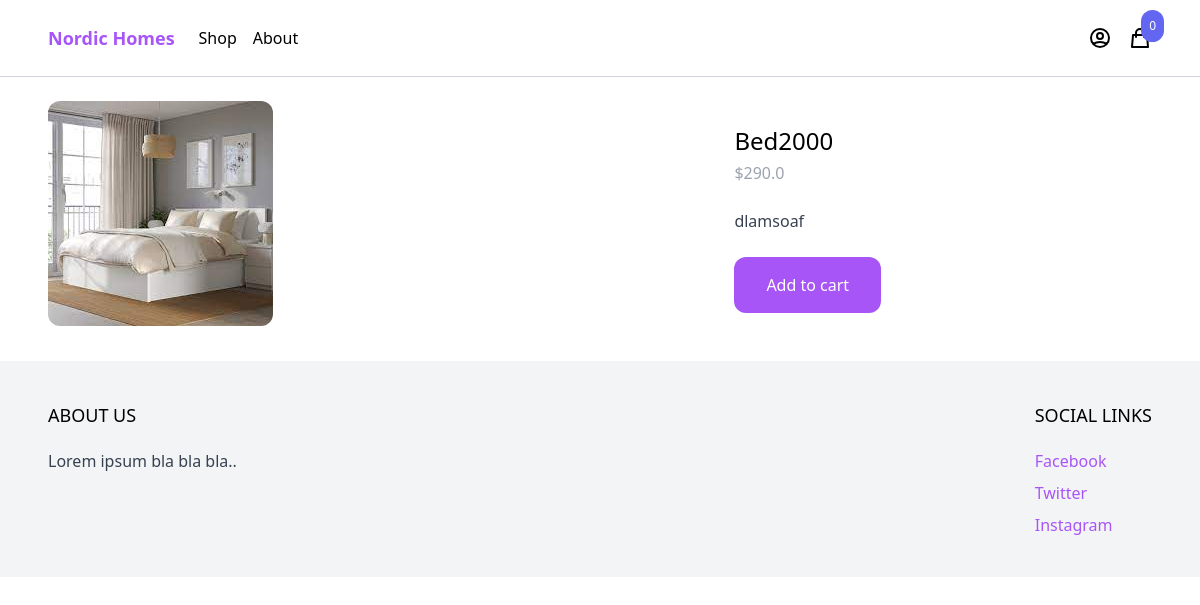
/shop/bed-2000/, run on the app's committed database.
### product/models.py (models this page shows, shortened)
class Product(models.Model):
    category = models.ForeignKey(Category, related_name='products', on_delete=models.CASCADE)
    name = models.CharField(max_length=255)
    slug = models.SlugField()
    description = models.TextField(blank=True, null=True)
    price = models.IntegerField()
    created_at = models.DateTimeField(auto_now_add=True)
    image = models.ImageField(upload_to='uploads/', blank=True, null=True)
    thumbnail = models.ImageField(upload_to='uploads/', blank=True, null=True)
    class Meta:
        ordering = ('-created_at',)
    def get_display_price(self):
        return self.price/100

### product/views.py (the view)
# urls.py: path('shop/<slug:slug>/', product, name='product'),
def product(request, slug):
    product = get_object_or_404(Product, slug=slug)
    return render(request, 'product/product.html' , {'product':product})

### cart/cart.py (called while the page is built)
    def __len__(self):
        return sum(item['quantity'] for item in self.cart.values())

### cart/context_processors.py (called while the page is built)
def cart(request):
    return {'cart': Cart(request)}

### product/templates/product/product.html
{% extends 'core/base.html' %}
{% block content %}
<div class="max-w-6xl mx-auto flex flex-wrap py-6 px-6 xl:px-0">
    <div class="images w-full mb-6 lg:mb-0 lg:w-3/5">
        <img class="rounded-xl" src="{{ product.image.url }}">
    </div>
    <div class="information w-full lg:w-2/5 lg:p-6">
        <h1 class="text-2xl">{{ product.name }}</h1>
        <p class="mt-1 text-gray-400">${{ product.get_display_price }}</p>
        {% if product.description %}
            <p class="mt-6 text-gray-700">
                {{ product.description }}
            </p>
        {% endif %}
        <a
            href="#"
            class="mt-6 inline-block px-8 py-4 rounded-xl bg-purple-500 text-white hover:bg-purple-700"
            hx-get="{% url 'add_to_cart' product.id %}"
            hx-target="#menu-cart-button"
            hx-swap="outerHTML"
        >
            Add to cart
        </a>
    </div>
</div>
{% endblock %}

### data on the page
Product: image (picture), name "Bed2000", get_display_price "290.0", description "dlamsoaf"

### other printed values
{{ cart|length }} "0"
